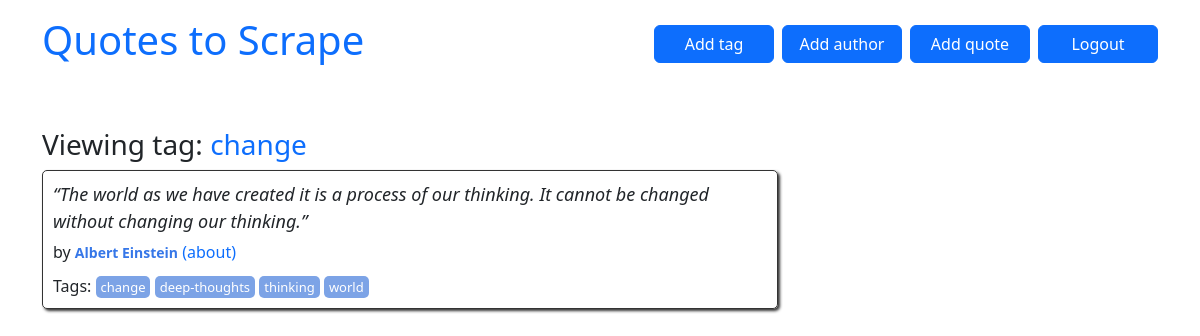
Page /tag/change/ (signed in) on the committed database.
### quotes/models.py (models this page shows, shortened)
class Tag(BaseModel):
    name = models.CharField(max_length=30, null = True, unique=True)

class Quote(BaseModel):
    quote = models.TextField()
    author = models.ForeignKey(Author, on_delete=models.CASCADE, default=None, null=True)
    tags = models.ManyToManyField(Tag)

class Author(BaseModel):
    fullname = models.CharField(max_length=50)
    born_date = models.CharField(max_length=50)
    born_location = models.CharField(max_length=150)
    description = models.TextField()
    def __str__(self):
        return f"{self.fullname}"

### quotes/views.py (the view)
# urls.py: path("tag/<str:tag_name>/", TagDetailView.as_view(), name="tag_detail"),
@method_decorator(login_required, name="dispatch")
class TagDetailView(View):
    def get(self, request, tag_name, page=1):
        quotes = Quote.objects.filter(tags__name=tag_name).order_by("id")
        paginator = Paginator(quotes, 10)
        page_number = request.GET.get("page") or page
        tags_on_page = paginator.get_page(page_number)
        return render(
            request,
            "quotes/tag_details.html",
            context={"tag": tag_name, "quotes": tags_on_page},
        )

### templates/quotes/tag_details.html (shortened to what this page needs)
{% extends 'quotes/base.html' %}
{% block content %}
<h3>Viewing tag: <a href="/tag/{{ tag }}/page/1/">{{ tag }}</a></h3>
<div class="row">
  <div class="col-md-8">
    {% for quote in quotes %}
    <div class="quote" itemscope="" itemtype="http://schema.org/CreativeWork">
      <span class="text" itemprop="text"> {{ quote.quote }} </span>
      <span>by <small class="author" itemprop="author">{{ quote.author }}</small> <a
          href="/author/{{ quote.author.id }}">(about)</a></span>
      <div class="tags">
        Tags: {% for tag in quote.tags.all %}
        <a class="tag" href="/tag/{{ tag.name }}">{{ tag.name }}</a>
        {% endfor %}
      </div>
    </div>
    {% endfor %}
  </div>
</div>
{% endblock %}

### static/templates/style.css (style rules this page uses)
.quote { padding: 10px; margin-bottom: 30px; border: 1px solid #333333; border-radius: 5px; box-shadow: 2px 2px 3px #333333; }
.quote span.text { display: block; margin-bottom: 5px; font-size: large; font-style: italic; }
.quote small.author { font-weight: bold; color: #3677E8; }
.quote .tags { margin-top: 10px; text-decoration: none; }
.tag { padding: 2px 5px; border-radius: 5px; color: white; font-size: small; background-color: #7CA3E6; }
a { text-decoration: none; }

### rows in the picture
Tag: name "change"
Quote: quote "“The world as we have created it is a process of our thinking. It cannot be changed without changing our thinking.”", author "Albert Einstein"
Tag: name "deep-thoughts"
Tag: name "thinking"
Tag: name "world"
